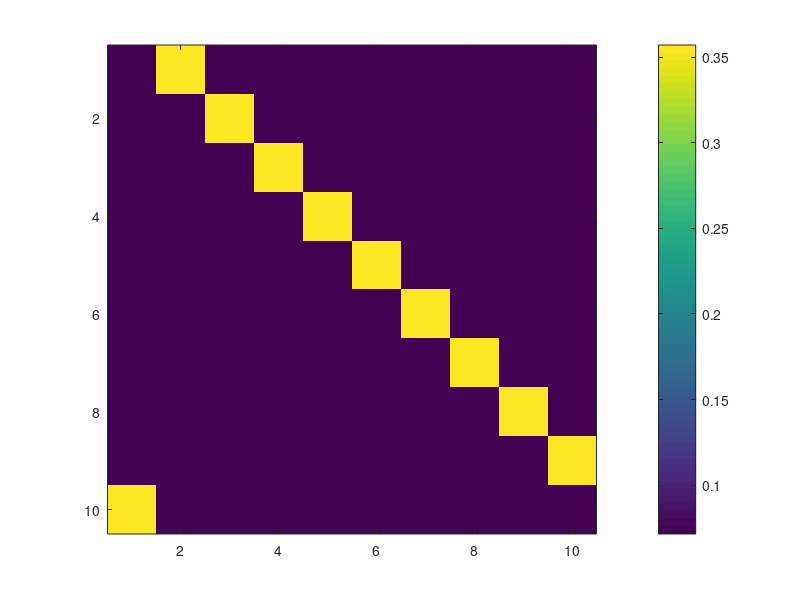

MATLAB code to generate this figure: (Note: this script raises an error after producing the figure.)
close all;

% Initialize transition probabilities with 0.1
T = 0.1 * ones(10, 10);

% Update the transition probabilities
for i = 1:10
    T(i, mod(i, 10) + 1) = 0.5;  % Increase probability to transition to the next digit
    T(i, :) = T(i, :) / sum(T(i, :));  % Normalize to sum to 1
end

% Display the transition probabilities matrix
disp(T);
figure
imagesc(T)
colorbar
axis square
h = gca;
h.XTick = 0:9;
h.YTick = 0:9;
title("Transition Matrix Heatmap")
figure
stateNames=["0" "1" "2" "3" "4" "5" "6" "7" "8" "9"];
mc = dtmc(T,StateNames=stateNames);
graphplot(mc,ColorEdges=true)
